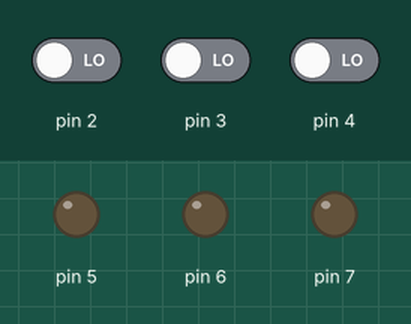
Simulated run of this sketch. Board: Arduino Uno, built with avr-gcc and run on an emulated ATmega328P. Shown: output pins drawn as LEDs (lit = HIGH). Dashed ring = blinking. The test bench sets the inputs (shaded band); at power-on: pin 2 LOW, pin 3 LOW, pin 4 LOW. Random numbers use the default seed unless the sketch sets one.

Above: at 1.8 s.
1.9 s: pin 2 driven HIGH
At 2.3 s:
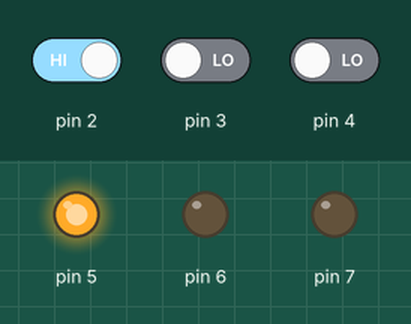
3.4 s: pin 2 driven LOW
At 4.8 s:
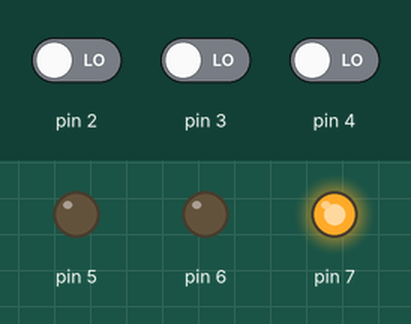
6.4 s: pin 3 driven HIGH
At 6.9 s:
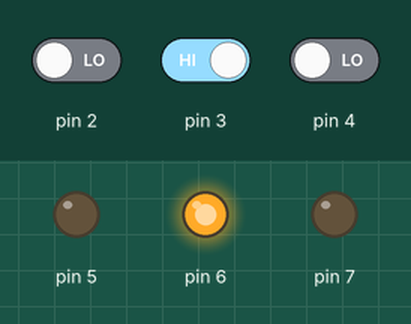
7.9 s: pin 3 driven LOW
At 8.4 s:
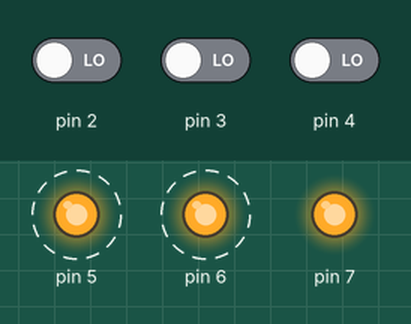
10.9 s: pin 4 driven HIGH
At 11.7 s:
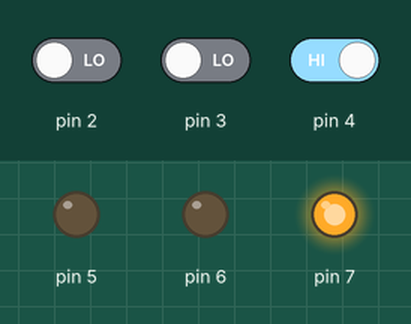
Timing chart, 0 to 13.6 s (numbered marks = the images above; inputs shaded):
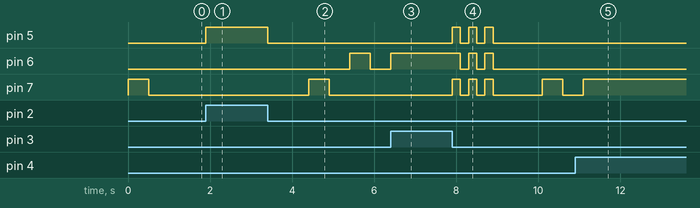

The sketch:

SimonSays.ino
```cpp
#include "ArduinoUtils.h"

DigitalInputPin buttons[3] = {
  {2}, {3}, {4}
};
DigitalOutputPin leds[3] = {
  {5}, {6}, {7}
};

#define NUM_MOVES 24

void setup() {
  randomSeed(analogRead(0));
  reset();
}

uint8_t randomMove() {
  return random(0, 3);
}

int moves[NUM_MOVES];
int currentMove = 0;

#define forEachMove(stmts) \
  for (int i = 0; i < currentMove; ++i) { \
    auto move = moves[i]; \
    stmts \
  }

void reset() {
  currentMove = 0;
}

void lightPin(int idx) {
  leds[idx].high();
  delay(500);
  leds[idx].low();
  delay(500);
}

void showMoves() {
  forEachMove({
    lightPin(move);
  });
}

void dump() {
  Serial << "current move is " << currentMove << "\n";
  Serial << "moves: [";
  bool isFirst = true;
  forEachMove({
    if (!isFirst) { Serial << ", "; }
    isFirst = false;
    Serial << move;
  })
  Serial << "]\n";
}

void readMoves() {
  int current = 0;
  while (current < currentMove) {
    for (int i = 0; i < 3; ++i) {
      DigitalInputPin button = buttons[i];
      if (!button.isHigh()) continue;

      DigitalOutputPin led = leds[i];
      led.high();
      while (button.isHigh()) { delay(1); }
      led.low();

      if (moves[current] != button.pinNum) {
        showFailure();
        reset();
        return;
      }

      ++current;
      break;
    }
  }
}

void showFailure() {
  Serial << "FAIL\n";
  for (int i = 0; i < 3; ++i) {
    leds[0].high();
    leds[1].high();
    leds[2].high();
    delay(200);
    leds[0].low();
    leds[1].low();
    leds[2].low();
    delay(200);
  }
}

void loop() {
  moves[currentMove] = randomMove();
  currentMove += 1;
  dump();
  showMoves();
  readMoves();
  delay(1000);
}
```

ArduinoUtils.h
```cpp
#include <Arduino.h>

#ifndef ARDUINO_UTILS_H
#define ARDUINO_UTILS_H

/// DigitalPin is a base class for digital I/O pins. On its own, it just
/// declares the data layout -- it's up to subclasses to implement features
/// that are specific to input or output.
class DigitalPin {
public:
  const uint8_t pinNum;
protected:
  DigitalPin(uint8_t pin): pinNum(pin) {}
};

// Forward-declaration, for DigitalInputPin::toOutput();
class DigitalOutputPin;

/// Represents a numbered digial pin on the Arduino. It allows for reading the
/// current values of a pin, and exposes no functionality for writing beyond
/// enabling the internal pullup register.
///
/// You can convert an Input pin to an Output pin by calling
/// `DigitalInputPin::toOutput()`
class DigitalInputPin : public DigitalPin {
public:
  /// Creates a reference to a digital pin and sets it up for input.
  DigitalInputPin(uint8_t pin): DigitalPin(pin) {
    setup();
  }

  /// Explicitly set up an input pin for reading input.
  void setup() const {
    pinMode(pinNum, INPUT);
  }

  /// Converts the current pin to an output pin and sets the mode to Output.
  DigitalOutputPin toOutput() const;

  /// Enables the internal pullup register and sets the pin's mode to
  /// `INPUT_PULLUP`
  void enablePullup() const {
    pinMode(pinNum, INPUT_PULLUP);
    digitalWrite(pinNum, HIGH);
  }

  /// Disables the internal pullup register and sets the pin's mode back to
  /// `INPUT`
  void disablePullup() const {
    digitalWrite(pinNum, LOW);
    pinMode(pinNum, INPUT);
  }

  /// Reads the voltage on the pin and returns `true` if it's high.
  bool isHigh() const {
    return digitalRead(pinNum) == HIGH;
  }

  /// Reads the voltage on the pin and returns `true` if it's low.
  bool isLow() const {
    return digitalRead(pinNum) == LOW;
  }

  /// Reads a pulse from the pin, starting as soon as the pin is high and
  /// timing the duration that the pin remains high. As soon as the pin
  /// is low, the timer stops and the length of the pulse, in microseconds,
  /// is returned.
  int readHighPulse(unsigned long timeout = 1000000UL) const {
    return pulseIn(pinNum, HIGH, timeout);
  }

  /// Reads a pulse from the pin, starting as soon as the pin is low and
  /// timing the duration that the pin remains low. As soon as the pin
  /// is high, the timer stops and the length of the pulse, in microseconds,
  /// is returned.
  int readLowPulse(unsigned long timeout = 1000000UL) const {
    return pulseIn(pinNum, LOW, timeout);
  }
};

/// Represents a numbered digital pin along the Arduino. It allows for writing
/// high or low voltages to a pin, and exposes no functionality for reading the
/// pin's voltage.
///
/// You can convert an Output pin to an Input pin by calling
/// `DigitalOutputPin::toInput()`
class DigitalOutputPin : public DigitalPin {
public:
  /// Creates a reference to a digital pin and sets it up for output.
  DigitalOutputPin(uint8_t pin): DigitalPin(pin) {
    setup();
  }

  /// Explicitly set up an input pin for reading input.
  void setup() const {
    pinMode(pinNum, OUTPUT);
  }

  /// Creates a reference to an input pin and sets up this pin for
  /// input.
  /// Note: It is a programmer error to use this pin for output again, after
  ///       converting it to an input pin.
  DigitalInputPin toInput() const {
    return DigitalInputPin(pinNum);
  }

  /// Sets the pin to `HIGH` if the provided boolean is `true`, otherwise
  /// sets it to `LOW`.
  void highIf(bool isOn) const {
    digitalWrite(pinNum, isOn ? HIGH : LOW);
  }

  /// Sets the pin to `HIGH`.
  void high() const {
    digitalWrite(pinNum, HIGH);
  }

  /// Sets the pin to `LOW`.
  void low() const {
    digitalWrite(pinNum, LOW);
  }

  void tone(unsigned int frequency, unsigned long duration = 0) const {
    ::tone(pinNum, frequency, duration);
  }

  void stopTone() {
    noTone(pinNum);
  }

  /// Writes an analog value (PWM wave) to a pin. Can be used to light a LED at
  /// varying brightnesses or drive a motor at various speeds. After a call to
  /// `writeAnalog()`, the pin will generate a steady square wave of the
  /// specified duty cycle until the next call to `writeAnalog()` (or a read)
  /// on the same pin. The frequency of the PWM signal on most pins is
  /// approximately 490 Hz. On the Uno and similar boards, pins 5 and 6 have a
  /// frequency of approximately 980 Hz.
  ///
  /// On most Arduino boards (those with the ATmega168 or ATmega328P), this
  /// function works on pins 3, 5, 6, 9, 10, and 11. On the Arduino Mega, it
  /// works on pins 2 - 13 and 44 - 46. Older Arduino boards with an ATmega8
  /// only support analogWrite() on pins 9, 10, and 11.
  /// The Arduino DUE supports analogWrite() on pins 2 through 13, plus pins
  /// DAC0 and DAC1. Unlike the PWM pins, DAC0 and DAC1 are Digital to Analog
  /// converters, and act as true analog outputs.
  /// You do not need to call pinMode() to set the pin as an output before
  /// calling `writeAnalog()`.
  void writeAnalog(int value) const {
    analogWrite(pinNum, value);
  }
};

DigitalOutputPin DigitalInputPin::toOutput() const {
  return DigitalOutputPin(pinNum);
}

/// Represents a numbered analog pin along the Arduino. It allows for reading
/// current values of a pin, and exposes no functionality for writing beyond
/// enabling the internal pullup register.
class AnalogInputPin {
public:
  const uint8_t pinNum;
  AnalogInputPin(uint8_t pin): pinNum(pin) {}

  /// Configures the reference voltage used for analog input (i.e. the value
  /// used as the top of the input range). The options are:
  /// - DEFAULT: the default analog reference of 5 volts (on 5V Arduino boards)
  ///            or 3.3 volts (on 3.3V Arduino boards)
  /// - INTERNAL: a built-in reference, equal to 1.1 volts on the ATmega168 or
  ///             ATmega328 and 2.56 volts on the ATmega8 (not available on the
  ///             Arduino Mega)
  /// - INTERNAL1V1: a built-in 1.1V reference (Arduino Mega only)
  /// - INTERNAL2V56: a built-in 2.56V reference (Arduino Mega only)
  /// - EXTERNAL: the voltage applied to the AREF pin (0 to 5V only) is used as
  ///             the reference.
  static void setReferenceVoltageMode(uint8_t mode) {
    analogReference(mode);
  }

  /// Reads an analog value (0 to 1023) from the analog pin.
  int read() const {
    return analogRead(pinNum);
  }
};

template <typename T>
Stream &operator<<(Stream &stream, T x) {
  stream.print(x);
  return stream;
}

#endif // ARDUINO_UTILS_H
```

Measured:
- after the input at 1.9 s, pin 5: LOW → HIGH at once
- after the input at 3.4 s, pin 5: HIGH → LOW at once; pin 6: LOW → HIGH after 2.0 s, → LOW 0.50 s later; pin 7: LOW → HIGH after 1.0 s, → LOW 0.50 s later
- after the input at 6.4 s, pin 6: LOW → HIGH at once
- after the input at 7.9 s, pin 5: alternates HIGH for 0.20 s and LOW for 0.20 s, 6 changes in all, then stays LOW, starting at once; pin 6: alternates HIGH for 0.20 s and LOW for 0.20 s, 5 changes in all, then stays LOW, starting after 0.20 s
- after the input at 10.9 s, pin 7: LOW → HIGH after 0.20 s
